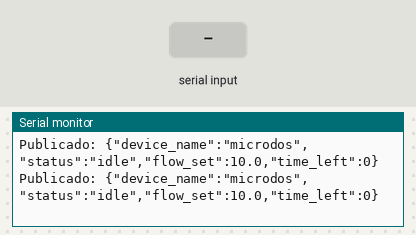
Bench run of a sketch on a simulated ESP32. Parts: the last lines printed to the serial monitor. Inputs (shaded band) come from the test bench. WiFi joins after 1.5 s; servers stay silent unless stated; no MQTT or app messages arrive unless stated.

Above: at 2.8 s.
2.9 s: "seteando\n" received over Serial
At 3.5 s:
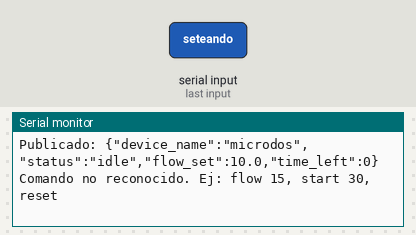
4.4 s: "reset\n" received over Serial
At 4.59 s:
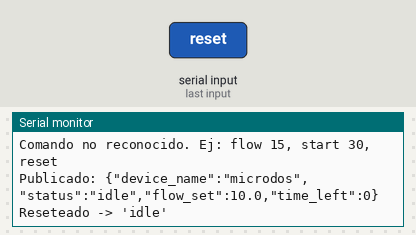
5.9 s: "flow 90\n" received over Serial
At 6.4 s:
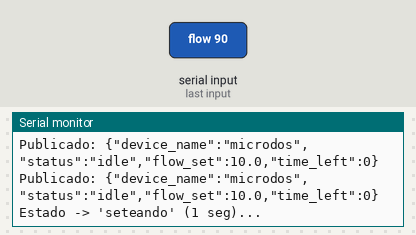
8.1 s: "flow ,45\n" received over Serial
At 8.6 s:
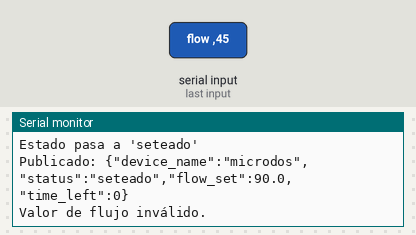
9.6 s: "start 90\n" received over Serial
At 10.5 s:
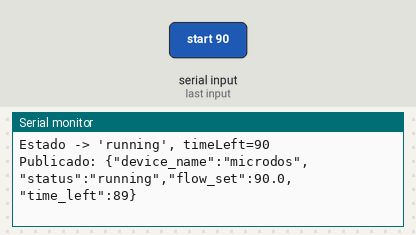
11.1 s: "start ,45\n" received over Serial
At 11.6 s:
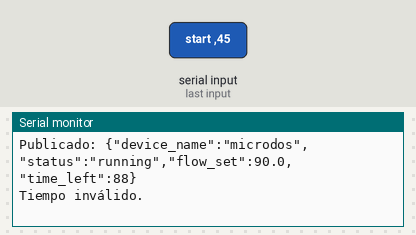
Timing chart, 0 to 13.6 s (numbered marks = the images above; inputs shaded):
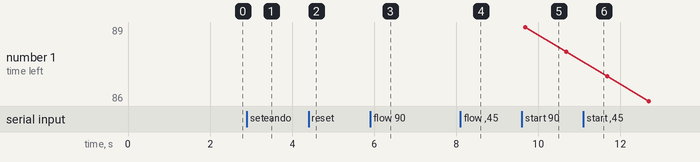

The sketch:

microdos.ino
```cpp
#include <WiFi.h>
#include <PubSubClient.h>

// Credenciales Wi-Fi
const char* ssid = "Casa_leo";
const char* password = "Odranoel";

// Broker MQTT (IP o nombre del contenedor)
const char* mqtt_server = "192.168.100.10";

// Subtopic = "microdos", device_name = "microdos"
WiFiClient espClient;
PubSubClient client(espClient);

void callback(char* topic, byte* payload, unsigned int length) {
  // No usamos callback para recibir mensajes
}

void reconnect() {
  while (!client.connected()) {
    if (client.connect("ESP_Microdos")) {
      // Conectado
    } else {
      delay(5000);
    }
  }
}

// Variables globales para Microdós
String statusStr = "idle"; // "idle", "seteando", "seteado", "running", "finished"
float flowSet = 10.0;      // ml/min
int timeLeft = 0;          // seg

bool settingFlow = false;
unsigned long settingFlowStartTime = 0;
unsigned long lastPublish = 0;

// Lógica de simulación adicional
void setup() {
  Serial.begin(115200);
  delay(100);

  // Conexión Wi-Fi
  WiFi.begin(ssid, password);
  while (WiFi.status() != WL_CONNECTED) {
    delay(500);
    Serial.print(".");
  }
  Serial.println("\nWiFi conectado. IP: ");
  Serial.println(WiFi.localIP());

  // Configurar el broker MQTT
  client.setServer(mqtt_server, 1883);
  client.setCallback(callback);

  Serial.println("Microdos inicializado.");
  Serial.println("Comandos disponibles via Monitor Serie:");
  Serial.println("  flow X   -> setea el flujo a X ml/min (simula 'seteando' -> 'seteado')");
  Serial.println("  start T  -> inicia con T seg (estado 'running')");
  Serial.println("  reset    -> vuelve a 'idle', flowSet=10, timeLeft=0");
}

void loop() {
  if (!client.connected()) {
    reconnect();
  }
  client.loop();

  handleSerialCommands();

  // "seteando" -> "seteado" tras 1 seg
  if (statusStr == "seteando" && settingFlow) {
    if (millis() - settingFlowStartTime > 1000) {
      statusStr = "seteado";
      settingFlow = false;
      Serial.println("Estado pasa a 'seteado'");
    }
  }

  // "running" -> decrementar timeLeft
  static unsigned long lastDecrement = 0;
  if (statusStr == "running") {
    if (millis() - lastDecrement >= 1000) {
      lastDecrement = millis();
      if (timeLeft > 0) {
        timeLeft--;
        if (timeLeft <= 0) {
          statusStr = "finished";
          Serial.println("Proceso terminado -> 'finished'");
        }
      }
    }
  }

  // Publicar cada 1 seg
  if (millis() - lastPublish > 1000) {
    lastPublish = millis();
    publishData();
  }
}

void handleSerialCommands() {
  if (Serial.available() > 0) {
    String cmd = Serial.readStringUntil('\n');
    cmd.trim();
    if (cmd.startsWith("flow ")) {
      String valStr = cmd.substring(5);
      float newFlow = valStr.toFloat();
      if (newFlow <= 0) {
        Serial.println("Valor de flujo inválido.");
        return;
      }
      statusStr = "seteando";
      settingFlow = true;
      settingFlowStartTime = millis();
      flowSet = newFlow;
      Serial.println("Estado -> 'seteando' (1 seg)...");
    }
    else if (cmd.startsWith("start ")) {
      String valStr = cmd.substring(6);
      int t = valStr.toInt();
      if (t <= 0) {
        Serial.println("Tiempo inválido.");
        return;
      }
      timeLeft = t;
      statusStr = "running";
      Serial.println("Estado -> 'running', timeLeft=" + String(t));
    }
    else if (cmd == "reset") {
      statusStr = "idle";
      flowSet = 10.0;
      timeLeft = 0;
      settingFlow = false;
      Serial.println("Reseteado -> 'idle'");
    }
    else {
      Serial.println("Comando no reconocido. Ej: flow 15, start 30, reset");
    }
  }
}

void publishData() {
  char payload[128];
  snprintf(payload, sizeof(payload),
    "{\"device_name\":\"microdos\",\"status\":\"%s\",\"flow_set\":%.1f,\"time_left\":%d}",
    statusStr.c_str(), flowSet, timeLeft);

  client.publish("lab/devices/microdos/data", payload);
  Serial.println(String("Publicado: ") + payload);
}
```

Measured:
- after the input at 2.9 s, the serial monitor: prints a new line at once (image 1)
- after the input at 4.4 s, the serial monitor: prints a new line at once (image 2)
- after the input at 5.9 s, the serial monitor: prints a new line at once (image 3)
- after the input at 8.1 s, the serial monitor: prints a new line at once (image 4)
- after the input at 9.6 s, the serial monitor: prints a new line at once (image 5)
- after the input at 11.1 s, the serial monitor: prints a new line at once (image 6)
